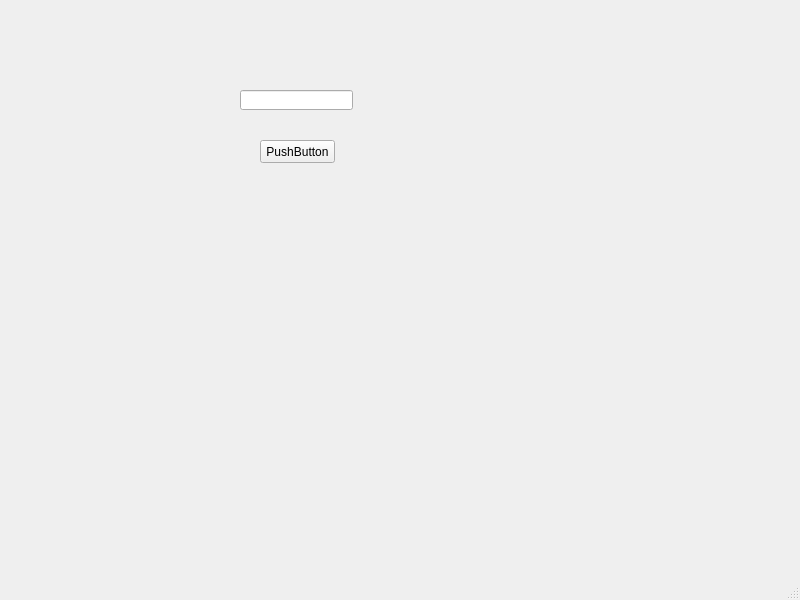
<?xml version="1.0" encoding="UTF-8"?>
<ui version="4.0">
 <class>MainWindow</class>
 <widget class="QMainWindow" name="MainWindow">
  <property name="geometry">
   <rect>
    <x>0</x>
    <y>0</y>
    <width>800</width>
    <height>600</height>
   </rect>
  </property>
  <property name="windowTitle">
   <string>MainWindow</string>
  </property>
  <widget class="QWidget" name="centralwidget">
   <widget class="QLineEdit" name="lineEdit">
    <property name="geometry">
     <rect>
      <x>240</x>
      <y>90</y>
      <width>113</width>
      <height>20</height>
     </rect>
    </property>
    <property name="text">
     <string/>
    </property>
   </widget>
   <widget class="QPushButton" name="pushButton">
    <property name="geometry">
     <rect>
      <x>260</x>
      <y>140</y>
      <width>75</width>
      <height>23</height>
     </rect>
    </property>
    <property name="text">
     <string>PushButton</string>
    </property>
   </widget>
  </widget>
  <widget class="QMenuBar" name="menubar">
   <property name="geometry">
    <rect>
     <x>0</x>
     <y>0</y>
     <width>800</width>
     <height>22</height>
    </rect>
   </property>
  </widget>
  <widget class="QStatusBar" name="statusbar"/>
 </widget>
 <resources/>
 <connections/>
</ui>
